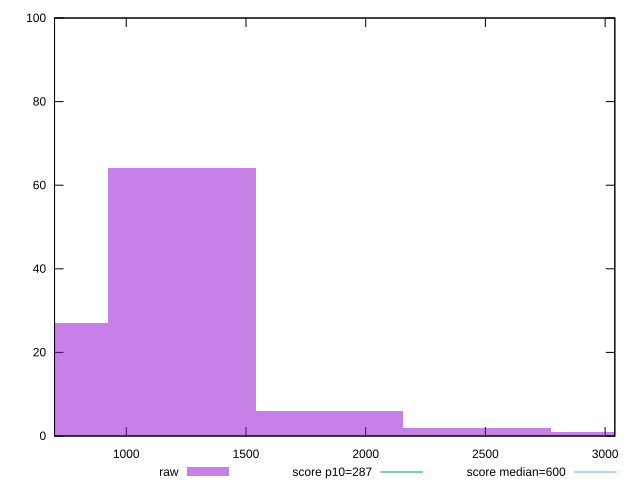

The script that saved this image:
reset

$raw <<EOF
1233.0686133220524 64
1849.6029199830787 6
2466.137226644105 2
3082.671533305131 1
616.5343066610262 27
EOF

set key outside below
set boxwidth 616.5343066610262
set xrange [700.5:3040.482999999999]
set yrange [0:100]
set trange [0:100]
set style fill transparent solid 0.5 noborder

set parametric
set terminal svg size 640, 490 enhanced background rgb 'white'
set output "reports/report_00027_2021-02-24T12-40-31.850Z/total-blocking-time/samples/astro/raw/histogram.svg"

plot $raw title "raw" with boxes, \
     287,t title "score p10=287", \
     600,t title "score median=600"

reset
